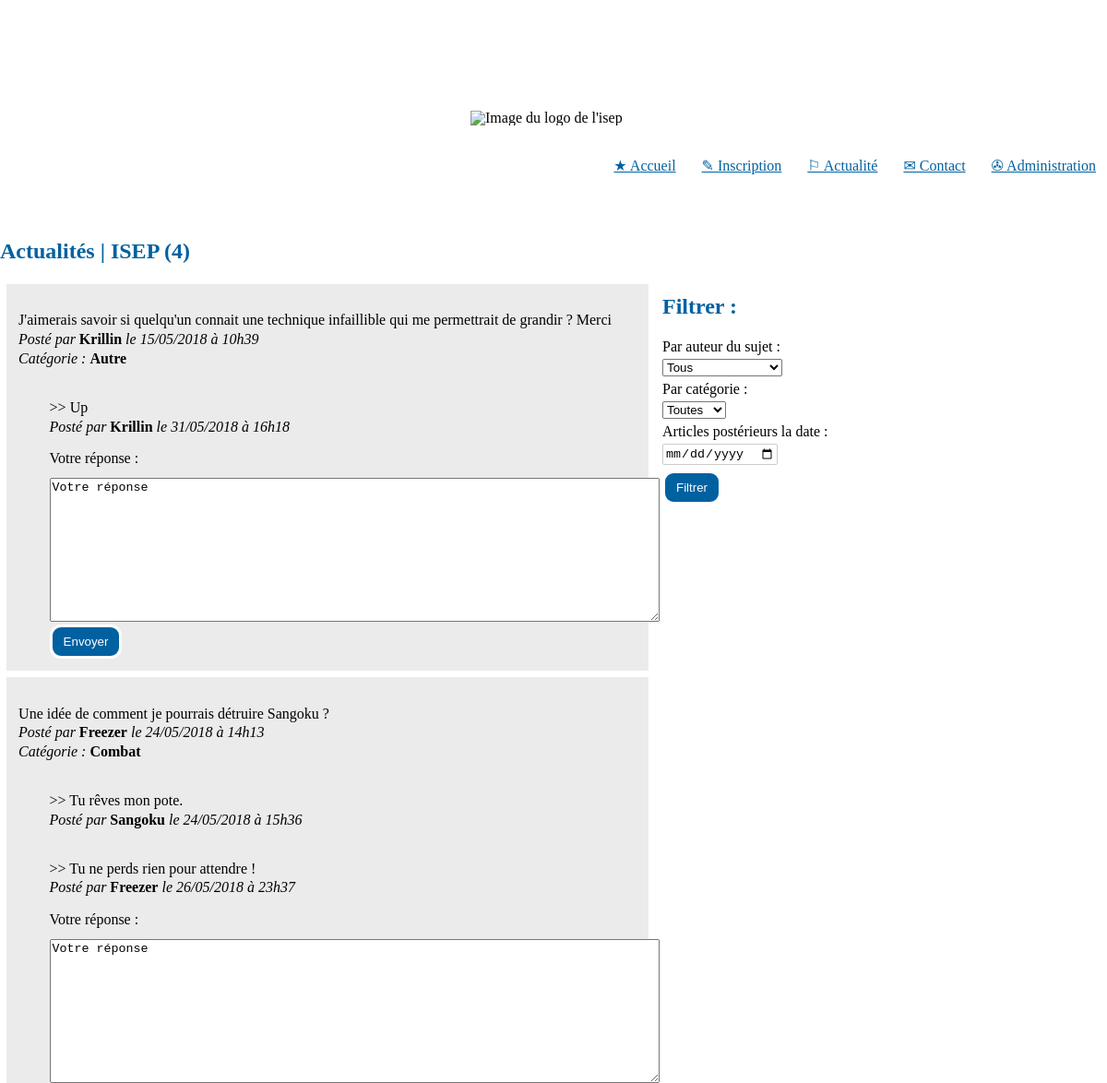
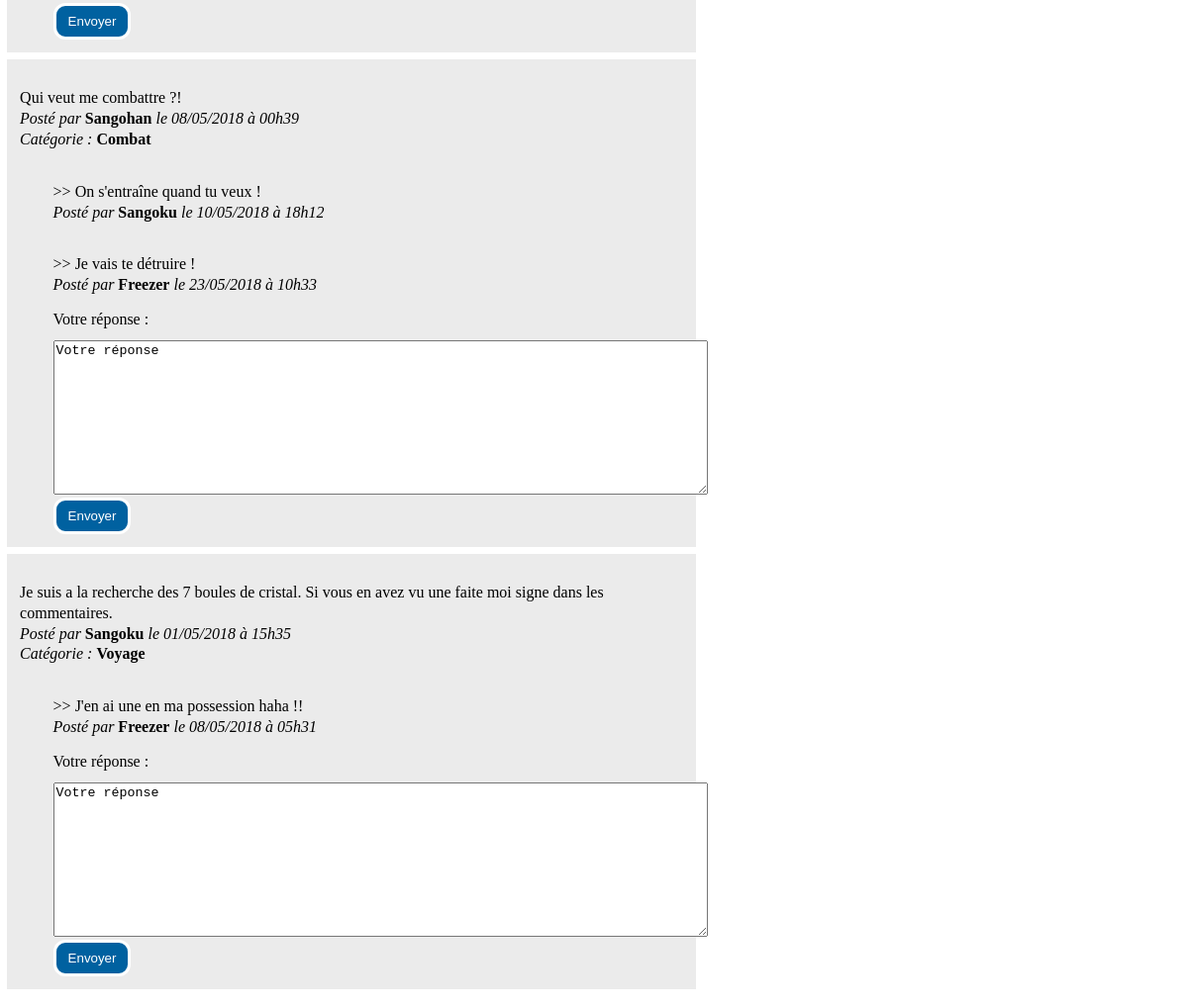
The app's page /php/index.php?cible=mainController&function=bouttonActualite with its own data (2 pictures, top to bottom).
### tables this page shows
CREATE TABLE IF NOT EXISTS `subjects` (
  `id` int(11) NOT NULL AUTO_INCREMENT,
  `content` text NOT NULL,
  `category` varchar(100) NOT NULL DEFAULT 'Autre',
  `dateTime` datetime NOT NULL DEFAULT CURRENT_TIMESTAMP,
  `user_id` int(11) NOT NULL,
  PRIMARY KEY (`id`)
);

CREATE TABLE IF NOT EXISTS `users` (
  `id` int(11) NOT NULL AUTO_INCREMENT,
  `name` varchar(100) NOT NULL,
  `last_name` varchar(100) NOT NULL,
  `mail` varchar(100) NOT NULL,
  `pass` varchar(100) NOT NULL,
  `status` varchar(100) NOT NULL DEFAULT 'member',
  PRIMARY KEY (`id`)
);

CREATE TABLE IF NOT EXISTS `responses` (
  `id` int(11) NOT NULL AUTO_INCREMENT,
  `content` text NOT NULL,
  `dateTime` datetime NOT NULL DEFAULT CURRENT_TIMESTAMP,
  `subject_id` int(11) NOT NULL,
  `user_id` int(11) NOT NULL,
  PRIMARY KEY (`id`)
);

### php/controllers/fonctions.php (called while the page is built, shortened)
<?php
include "models/requetes.php";
function isUserConnected(){
    return isset($_SESSION['user_name'])?true:false;
}

### php/controllers/mainController.php (called while the page is built, shortened)
<?php
if (!isset($_GET['function']) || empty($_GET['function'])) {
    $function = "default";
} else {
    $function = $_GET['function'];
}
switch ($function) {
    case 'bouttonActualite':
        $vue = 'sujet';
        break;
}
require "views/header.php";
include('views/' . $vue . '.php');

### php/models/requetes.php (called while the page is built, shortened)
<?php
function get_subjects(PDO $bdd, int $n, string $filtre): array {
    $statement = $bdd->prepare('SELECT subjects.id AS subject_id, subjects.dateTime AS subjectDateTime,MAX(responses.dateTime) AS lastResponseDateTime, subjects.category, subjects.content AS subjectContent,users.name AS subjectUserName
                                         FROM ((subjects
                                         INNER JOIN users ON subjects.user_id = users.id )
                                         /*Pour aussi récupérer les sujets qui n ont pas encore de réponses on utilise LEFT JOIN*/
                                         LEFT JOIN responses ON responses.subject_id = subjects.id)
                                         WHERE '.$filtre.'
                                         GROUP BY subjects.id
                                         ORDER  BY lastResponseDateTime DESC
                                         LIMIT '.$n);
    $statement->execute();
    $return = $statement->fetchAll();
    return $return;
}
function get_responses(PDO $bdd): array {
    $statement = $bdd->prepare('SELECT responses.dateTime AS responseDateTime,users.name AS responseUserName,responses.content AS responseContent, subjects.id AS subject_id, responses.id AS response_id
                                         FROM ((responses
                                         INNER JOIN users ON responses.user_id = users.id)
                                         INNER JOIN subjects ON responses.subject_id = subjects.id)
                                         ORDER BY responses.dateTime ASC
                                         ');
    $statement->execute();
    return $statement->fetchAll();
}

### php/views/fonctions.php (the view, shortened to what this page needs)
<?php
function displayInscription(){
    if(!isUserConnected()){
        echo ("<a href=\"index.php?cible=mainController&function=bouttonInscription\" class=\"liens\">&#9998; Inscription</a>");
    }
}
function dateFr($dateUS){
    $dateFR = strftime('%d-%m-%Y',strtotime($dateUS));
    $dateFRslash=str_replace (  '-' , '/' ,$dateFR);
    return $dateFRslash;
}
function heureFr(string $heureUS){
    $heureFr = explode(' ',$heureUS);
    $heureFr1 = substr_replace($heureFr[1], '', -3, 3);
    $heureFr2 =str_replace (  ':' , 'h' ,$heureFr1);
    return $heureFr2;
}
function recupereSubjects($bdd,$n,$where){
    $subjects = get_subjects($bdd,$n,$where);
    foreach ($subjects as $key=>$elm){
        $subjects[$key]['subjectDate'] = dateFr($subjects[$key]['subjectDateTime']);
        $subjects[$key]['subjectTime'] = heureFr($subjects[$key]['subjectDateTime']);
    }
    return $subjects;
}
function recupereResponses($bdd){
    $responses = get_responses($bdd);
    foreach ($responses as $key=>$elm){
        $responses[$key]['responseDate'] = dateFr($responses[$key]['responseDateTime']);
        $responses[$key]['responseTime'] = heureFr($responses[$key]['responseDateTime']);
    }
    return $responses;
}
function displaySubjectsAndResponse($bdd,$n,$Filter){
    $subjects = recupereSubjects($bdd, $n,$Filter);
    $responses = recupereResponses($bdd);
    foreach ($subjects as $key => $elm) {
                echo(
                    "<div class='subjectWrapper'><p>"
                        . $subjects[$key]['subjectContent'] . " <br>
                            <em>Posté par</em> <strong>" . $subjects[$key]['subjectUserName'] . "</strong> <em>le " . $subjects[$key]['subjectDate'] . " à " . $subjects[$key]['subjectTime'] . "  </em> <br>
                            <em>Catégorie : </em> <strong>" . $subjects[$key]['category'] . "</strong>
                    </p>"
                    );
                foreach ($responses as $keyR => $elmR) {
                    if ($subjects[$key]['subject_id']===$responses[$keyR]['subject_id']) {
                        echo(
                            "<div class='responseWrapperr'><p class='marginleft'>
                                   >> " .$responses[$keyR]['responseContent']. " <br>
                                   <em>Posté par</em> <strong>" . $responses[$keyR]['responseUserName'] . "</strong> <em>le " . $responses[$keyR]['responseDate'] . " à " . $responses[$keyR]['responseTime'] . " </em>
                               </p>"
                        );
                        echo '</div>';
                    }
                }
                $get = $subjects[$key]['subject_id'];
                echo("
                     <form class='marginleft' action=\"index.php?cible=mainController&function=postResponse&subject_id=$get\" method=\"post\">
                         <label> <span> Votre réponse : </span>
                             <br>
                             <textarea cols=\"80\" rows=\"10\" name=\"content\">Votre réponse</textarea>
                         </label>
                         <br>
                         <button type=\"submit\">Envoyer</button>
                         <br>
                     </form>
                    </div>
                    ");
    }
}

### css/style.css (style rules this page uses)
html { --orange-isep: rgb(245,161,1); --blue-isep: rgb(0,97,160); --grey-isep: rgb(226,226,226); }
body { width: 1200px; font-family: serif; margin: 70px auto 1%; }
.liens { text-decoration: underline; color: var(--blue-isep); margin-left: 1%; margin-right: 1%; }
a { color: white; }
em { font-style: italic; }
strong { font-weight: bold; }
label { margin-bottom: 2%; }
p { line-height: 130%; display: block; margin-top: 1em; margin-bottom: 1em; text-align: start; }
button { padding: 8px 12px 8px 12px; background-color: var(--blue-isep); color: white; border: solid; border-radius: 12px; }
textarea { margin-top: 2%; }

### css/formControl.css (style rules this page uses)
body { padding-top: 50px; }

### css/sujet.css (style rules this page uses)
.marginleft { margin-left: 5%; }
.subjectWrapper { background-color: #EBEBEB; padding: 2%; margin: 1%; width: 670px; }
.responseWrapperr { display: flex; }

### records on screen
subjects: content "J'aimerais savoir si quelqu'un connait une technique infaillible qui me permettrait de grandir ? Merci", user.name "Krillin", subjectDate "15/05/2018", subjectTime "10h39", category "Autre"
responses: content "Up", user.name "Krillin", responseDate "31/05/2018", responseTime "16h18"
subjects: content "Une idée de comment je pourrais détruire Sangoku ?", user.name "Freezer", subjectDate "24/05/2018", subjectTime "14h13", category "Combat"
responses: content "Tu rêves mon pote.", user.name "Sangoku", responseDate "24/05/2018", responseTime "15h36"
responses: content "Tu ne perds rien pour attendre !", user.name "Freezer", responseDate "26/05/2018", responseTime "23h37"
subjects: content "Qui veut me combattre ?!", user.name "Sangohan", subjectDate "08/05/2018", subjectTime "00h39", category "Combat"
responses: content "On s'entraîne quand tu veux !", user.name "Sangoku", responseDate "10/05/2018", responseTime "18h12"
responses: content "Je vais te détruire !", user.name "Freezer", responseDate "23/05/2018", responseTime "10h33"
subjects: content "Je suis a la recherche des 7 boules de cristal. Si vous en avez vu une faite moi signe dans les commentaires.", user.name "Sangoku", subjectDate "01/05/2018", subjectTime "15h35", category "Voyage"
responses: content "J'en ai une en ma possession haha !!", user.name "Freezer", responseDate "08/05/2018", responseTime "05h31"

### other values on screen
count(recupereSubjects($bdd, 100,$where)) "4"
